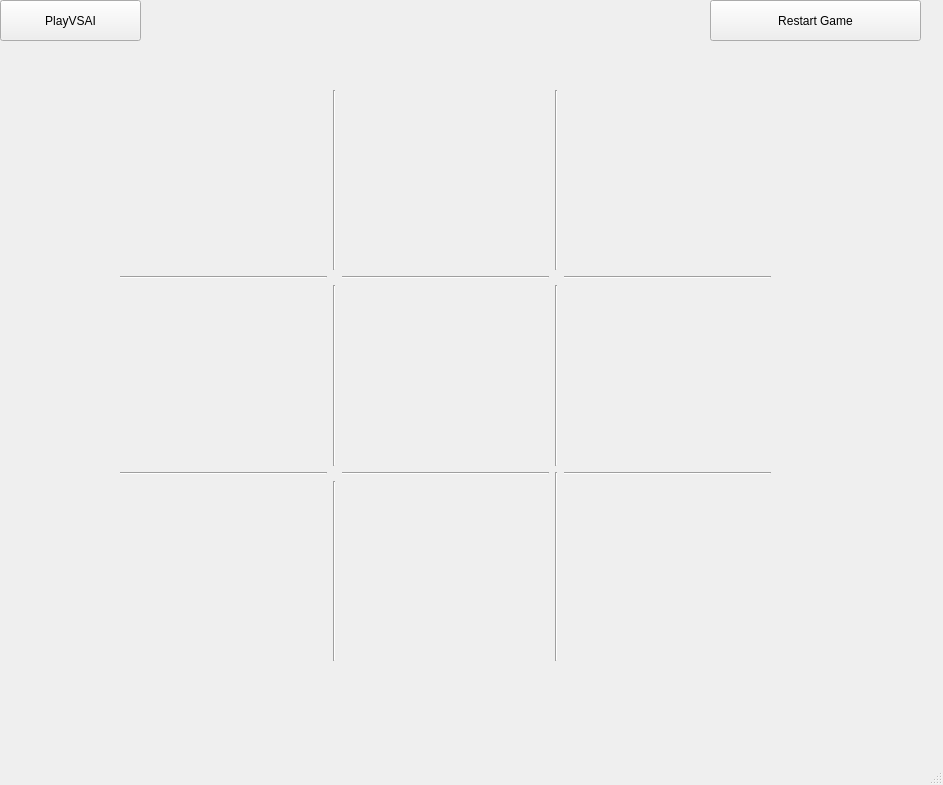
<?xml version="1.0" encoding="UTF-8"?>
<ui version="4.0">
 <class>MainWindow</class>
 <widget class="QMainWindow" name="MainWindow">
  <property name="geometry">
   <rect>
    <x>0</x>
    <y>0</y>
    <width>943</width>
    <height>785</height>
   </rect>
  </property>
  <property name="windowTitle">
   <string>MainWindow</string>
  </property>
  <widget class="QWidget" name="centralwidget">
   <widget class="QWidget" name="gridLayoutWidget">
    <property name="geometry">
     <rect>
      <x>120</x>
      <y>90</y>
      <width>651</width>
      <height>571</height>
     </rect>
    </property>
    <layout class="QGridLayout" name="gridLayout">
     <item row="2" column="4">
      <widget class="QPushButton" name="button12">
       <property name="sizePolicy">
        <sizepolicy hsizetype="Expanding" vsizetype="Expanding">
         <horstretch>0</horstretch>
         <verstretch>0</verstretch>
        </sizepolicy>
       </property>
       <property name="styleSheet">
        <string notr="true">QPushButton:pressed {
    background-color: transparent;
}
</string>
       </property>
       <property name="text">
        <string/>
       </property>
       <property name="iconSize">
        <size>
         <width>80</width>
         <height>80</height>
        </size>
       </property>
       <property name="flat">
        <bool>true</bool>
       </property>
      </widget>
     </item>
     <item row="0" column="0">
      <widget class="QPushButton" name="button00">
       <property name="sizePolicy">
        <sizepolicy hsizetype="Expanding" vsizetype="Expanding">
         <horstretch>0</horstretch>
         <verstretch>0</verstretch>
        </sizepolicy>
       </property>
       <property name="styleSheet">
        <string notr="true">QPushButton:pressed {
    background-color: transparent;
}
</string>
       </property>
       <property name="text">
        <string/>
       </property>
       <property name="iconSize">
        <size>
         <width>80</width>
         <height>80</height>
        </size>
       </property>
       <property name="flat">
        <bool>true</bool>
       </property>
      </widget>
     </item>
     <item row="0" column="4">
      <widget class="QPushButton" name="button02">
       <property name="sizePolicy">
        <sizepolicy hsizetype="Expanding" vsizetype="Expanding">
         <horstretch>0</horstretch>
         <verstretch>0</verstretch>
        </sizepolicy>
       </property>
       <property name="styleSheet">
        <string notr="true">QPushButton:pressed {
    background-color: transparent;
}
</string>
       </property>
       <property name="text">
        <string/>
       </property>
       <property name="iconSize">
        <size>
         <width>80</width>
         <height>80</height>
        </size>
       </property>
       <property name="flat">
        <bool>true</bool>
       </property>
      </widget>
     </item>
     <item row="2" column="0">
      <widget class="QPushButton" name="button10">
       <property name="sizePolicy">
        <sizepolicy hsizetype="Expanding" vsizetype="Expanding">
         <horstretch>0</horstretch>
         <verstretch>0</verstretch>
        </sizepolicy>
       </property>
       <property name="styleSheet">
        <string notr="true">QPushButton:pressed {
    background-color: transparent;
}
</string>
       </property>
       <property name="text">
        <string/>
       </property>
       <property name="iconSize">
        <size>
         <width>80</width>
         <height>80</height>
        </size>
       </property>
       <property name="flat">
        <bool>true</bool>
       </property>
      </widget>
     </item>
     <item row="3" column="0">
      <widget class="Line" name="line_5">
       <property name="orientation">
        <enum>Qt::Orientation::Horizontal</enum>
       </property>
      </widget>
     </item>
     <item row="1" column="2">
      <widget class="Line" name="line_7">
       <property name="orientation">
        <enum>Qt::Orientation::Horizontal</enum>
       </property>
      </widget>
     </item>
     <item row="4" column="0">
      <widget class="QPushButton" name="button20">
       <property name="sizePolicy">
        <sizepolicy hsizetype="Expanding" vsizetype="Expanding">
         <horstretch>0</horstretch>
         <verstretch>0</verstretch>
        </sizepolicy>
       </property>
       <property name="styleSheet">
        <string notr="true">QPushButton:pressed {
    background-color: transparent;
}
</string>
       </property>
       <property name="text">
        <string/>
       </property>
       <property name="iconSize">
        <size>
         <width>80</width>
         <height>80</height>
        </size>
       </property>
       <property name="flat">
        <bool>true</bool>
       </property>
      </widget>
     </item>
     <item row="4" column="4">
      <widget class="QPushButton" name="button22">
       <property name="sizePolicy">
        <sizepolicy hsizetype="Expanding" vsizetype="Expanding">
         <horstretch>0</horstretch>
         <verstretch>0</verstretch>
        </sizepolicy>
       </property>
       <property name="styleSheet">
        <string notr="true">QPushButton:pressed {
    background-color: transparent;
}
</string>
       </property>
       <property name="text">
        <string/>
       </property>
       <property name="iconSize">
        <size>
         <width>80</width>
         <height>80</height>
        </size>
       </property>
       <property name="flat">
        <bool>true</bool>
       </property>
      </widget>
     </item>
     <item row="3" column="4">
      <widget class="Line" name="line_4">
       <property name="orientation">
        <enum>Qt::Orientation::Horizontal</enum>
       </property>
      </widget>
     </item>
     <item row="2" column="3">
      <widget class="Line" name="line_9">
       <property name="orientation">
        <enum>Qt::Orientation::Vertical</enum>
       </property>
      </widget>
     </item>
     <item row="0" column="2">
      <widget class="QPushButton" name="button01">
       <property name="sizePolicy">
        <sizepolicy hsizetype="Expanding" vsizetype="Expanding">
         <horstretch>0</horstretch>
         <verstretch>0</verstretch>
        </sizepolicy>
       </property>
       <property name="styleSheet">
        <string notr="true">QPushButton:pressed {
    background-color: transparent;
}
</string>
       </property>
       <property name="text">
        <string/>
       </property>
       <property name="iconSize">
        <size>
         <width>80</width>
         <height>80</height>
        </size>
       </property>
       <property name="flat">
        <bool>true</bool>
       </property>
      </widget>
     </item>
     <item row="1" column="0">
      <widget class="Line" name="line_3">
       <property name="orientation">
        <enum>Qt::Orientation::Horizontal</enum>
       </property>
      </widget>
     </item>
     <item row="4" column="2">
      <widget class="QPushButton" name="button21">
       <property name="sizePolicy">
        <sizepolicy hsizetype="Expanding" vsizetype="Expanding">
         <horstretch>0</horstretch>
         <verstretch>0</verstretch>
        </sizepolicy>
       </property>
       <property name="styleSheet">
        <string notr="true">QPushButton:pressed {
    background-color: transparent;
}
</string>
       </property>
       <property name="text">
        <string/>
       </property>
       <property name="iconSize">
        <size>
         <width>80</width>
         <height>80</height>
        </size>
       </property>
       <property name="flat">
        <bool>true</bool>
       </property>
      </widget>
     </item>
     <item row="3" column="3" rowspan="2">
      <widget class="Line" name="line">
       <property name="orientation">
        <enum>Qt::Orientation::Vertical</enum>
       </property>
      </widget>
     </item>
     <item row="0" column="3">
      <widget class="Line" name="line_10">
       <property name="orientation">
        <enum>Qt::Orientation::Vertical</enum>
       </property>
      </widget>
     </item>
     <item row="2" column="2">
      <widget class="QPushButton" name="button11">
       <property name="sizePolicy">
        <sizepolicy hsizetype="Expanding" vsizetype="Expanding">
         <horstretch>0</horstretch>
         <verstretch>0</verstretch>
        </sizepolicy>
       </property>
       <property name="styleSheet">
        <string notr="true">QPushButton:pressed {
    background-color: transparent;
}
</string>
       </property>
       <property name="text">
        <string/>
       </property>
       <property name="iconSize">
        <size>
         <width>80</width>
         <height>80</height>
        </size>
       </property>
       <property name="flat">
        <bool>true</bool>
       </property>
      </widget>
     </item>
     <item row="3" column="2">
      <widget class="Line" name="line_6">
       <property name="orientation">
        <enum>Qt::Orientation::Horizontal</enum>
       </property>
      </widget>
     </item>
     <item row="1" column="4">
      <widget class="Line" name="line_8">
       <property name="orientation">
        <enum>Qt::Orientation::Horizontal</enum>
       </property>
      </widget>
     </item>
     <item row="2" column="1">
      <widget class="Line" name="line_2">
       <property name="orientation">
        <enum>Qt::Orientation::Vertical</enum>
       </property>
      </widget>
     </item>
     <item row="4" column="1">
      <widget class="Line" name="line_11">
       <property name="orientation">
        <enum>Qt::Orientation::Vertical</enum>
       </property>
      </widget>
     </item>
     <item row="0" column="1">
      <widget class="Line" name="line_12">
       <property name="orientation">
        <enum>Qt::Orientation::Vertical</enum>
       </property>
      </widget>
     </item>
    </layout>
   </widget>
   <widget class="QPushButton" name="restartButton">
    <property name="geometry">
     <rect>
      <x>710</x>
      <y>0</y>
      <width>211</width>
      <height>41</height>
     </rect>
    </property>
    <property name="text">
     <string>Restart Game</string>
    </property>
   </widget>
   <widget class="QPushButton" name="toggleModeButton">
    <property name="geometry">
     <rect>
      <x>0</x>
      <y>0</y>
      <width>141</width>
      <height>41</height>
     </rect>
    </property>
    <property name="text">
     <string>PlayVSAI</string>
    </property>
   </widget>
  </widget>
  <widget class="QMenuBar" name="menubar">
   <property name="geometry">
    <rect>
     <x>0</x>
     <y>0</y>
     <width>943</width>
     <height>25</height>
    </rect>
   </property>
  </widget>
  <widget class="QStatusBar" name="statusbar"/>
 </widget>
 <resources/>
 <connections/>
</ui>
